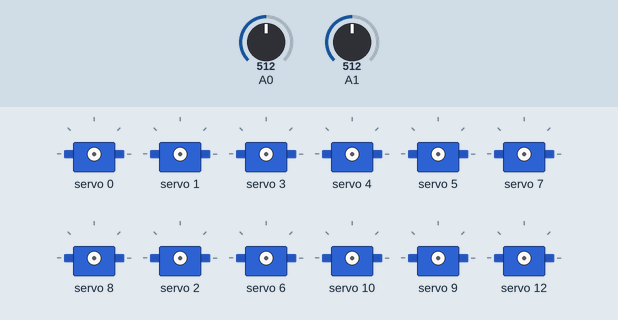
Simulated run of this sketch. Board: Arduino Uno, built with avr-gcc and run on an emulated ATmega328P. Shown: 12 × servo. Inputs (shaded band) come from the test bench; at power-on: A0 = 512, A1 = 512. What the sketch prints to the serial monitor is not drawn.

Above: at 1.2 s.
1.3 s: A0 set to 212
2.8 s: A0 set to 185
At 3.01 s:
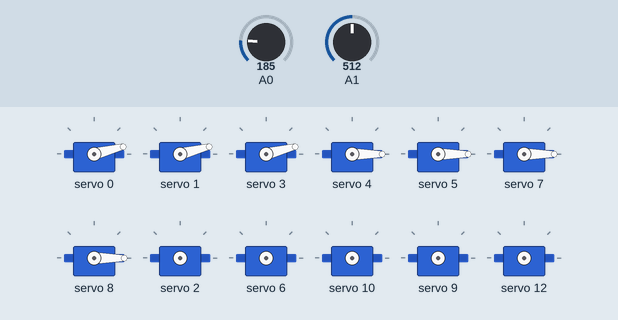
At 4.5 s:
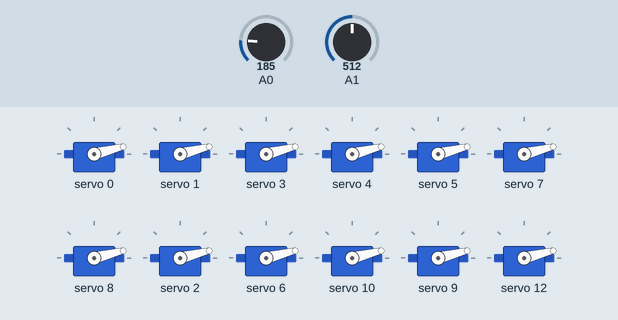
Timing chart, 0 to 12.8 s (numbered marks = the images above; inputs shaded):
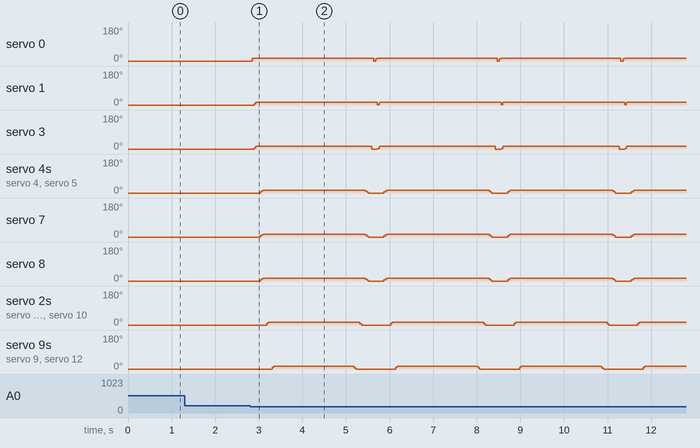

Measured:
- the behaviour switches between 200 and 199 on A0 (found by bisection; images 0 and 1)
- after the input at 1.3 s, every drawn part: stays the same
- after the input at 2.8 s, servo 0: 0° → 14° after 0.05 s, then repeats every 2.8 s: 0° 0.05 s, 11° 0.04 s, 14° 2.7 s; servo 1: 0° → 6° after 0.10 s, then repeats every 2.8 s: 14° 2.8 s, 1° 0.04 s, 12° 0.01 s

The sketch:

servoProject.ino
```cpp
#include <Wire.h>
#include <Adafruit_PWMServoDriver.h>

Adafruit_PWMServoDriver pwm = Adafruit_PWMServoDriver(0x40);
Adafruit_PWMServoDriver pwm1 = Adafruit_PWMServoDriver(0x41);
Adafruit_PWMServoDriver pwm2 = Adafruit_PWMServoDriver(0x42);

int servoMin = 115; // this is the 'minimum' pulse length count (out of 4096)
int servoMax = 170; // this is the 'maximum' pulse length count (out of 4096)

int ifRead1;
int ifRead2;

int servos1[] = {0, 1, 2, 3, 4, 5, 6, 7, 8, 9, 10, 11, 12, 13, 14, 15};
int servos2[] = {0, 1, 2, 3, 4, 5, 6, 7, 8, 9, 10, 11, 12, 13, 14, 15};
int servos3[] = {0, 1, 2};

int incomingByte = 0;

void setup() {
  Serial.begin(9600);

  pinMode(A0, INPUT);
  pinMode(A1, INPUT);

  pwm.begin();
  pwm.setPWMFreq(60);  // Analog servos run at ~60 Hz updates

  pwm1.begin();
  pwm1.setPWMFreq(60);

  pwm2.begin();
  pwm2.setPWMFreq(60);
}

void loop() {

ifRead1 = analogRead(A0);
ifRead2 = analogRead(A1);
Serial.println(ifRead2);

if (ifRead1 < 200){
  botRightAnimation();
}
//if (ifRead2 < 40){
//  botLeftAnimation();
//}

//if (Serial.available() > 0) {
//     // read the incoming byte:
//     incomingByte = Serial.read();
//     Serial.println(incomingByte);
//     if (incomingByte == 49){
//        botRightAnimation();
//     }
//     if (incomingByte == 50){
//        for (int i = 0; i < sizeof(servos2); i++){
//            for (int pulselen = servoMin; pulselen < servoMax; pulselen++) {
//                pwm1.setPWM(i, 0, pulselen);
//              }
//              delay(50);
//              for (int pulselen = servoMax; pulselen > servoMin; pulselen--) {
//                pwm1.setPWM(i, 0, pulselen);
//              }
//              delay(50);
//            }
//     }
//     if (incomingByte == 51){
//      for (int i = 0; i < sizeof(servos3); i++){
//            for (int pulselen = servoMin; pulselen < servoMax; pulselen++) {
//                pwm2.setPWM(i, 0, pulselen);
//              }
//              delay(50);
//              for (int pulselen = servoMax; pulselen > servoMin; pulselen--) {
//                pwm2.setPWM(i, 0, pulselen);
//              }
//              delay(50);
//            }
//     }
//
//}

//for (int i = 0; i < sizeof(servos); i++){
//    for (int pulselen = servoMin; pulselen < servoMax; pulselen++) {
//        pwm.setPWM(i, 0, pulselen);
//      }
//      delay(50);
//      for (int pulselen = servoMax; pulselen > servoMin; pulselen--) {
//        pwm.setPWM(i, 0, pulselen);
//      }
//      delay(50);
//    }
}

void botRightAnimation(){
  for (int pulselen = servoMin; pulselen < servoMax; pulselen++) {
        pwm.setPWM(0, 0, pulselen);
      }

      //next servo

      for (int pulselen = servoMin; pulselen < servoMax; pulselen++) {
        pwm.setPWM(1, 0, pulselen);
        pwm.setPWM(3, 0, pulselen);
      }

      //next servo

      for (int pulselen = servoMin; pulselen < servoMax; pulselen++) {
        pwm.setPWM(4, 0, pulselen);
        pwm.setPWM(5, 0, pulselen);
        pwm.setPWM(7, 0, pulselen);
        pwm.setPWM(8, 0, pulselen);
      }

      //next servo

      for (int pulselen = servoMin; pulselen < servoMax; pulselen++) {
        pwm.setPWM(2, 0, pulselen);
        pwm.setPWM(6, 0, pulselen);
        pwm.setPWM(10, 0, pulselen);
      }

      //next servo

      for (int pulselen = servoMin; pulselen < servoMax; pulselen++) {
        pwm.setPWM(9, 0, pulselen);
        pwm.setPWM(12, 0, pulselen);
        pwm.setPWM(14, 0, pulselen);
      }

      //next servo

      for (int pulselen = servoMin; pulselen < servoMax; pulselen++) {
        pwm.setPWM(11, 0, pulselen);
      }

      //next servo

      for (int pulselen = servoMin; pulselen < servoMax; pulselen++) {
        pwm.setPWM(13, 0, pulselen);
      }
      //next servo
      for (int pulselen = servoMin; pulselen < servoMax; pulselen++) {
        pwm.setPWM(15, 0, pulselen);
      }
      //next servo

      for (int pulselen = servoMin; pulselen < servoMax; pulselen++) {
        pwm1.setPWM(0, 0, pulselen);
      }
      //next servo

      for (int pulselen = servoMin; pulselen < servoMax; pulselen++) {
        pwm1.setPWM(1, 0, pulselen);
      }
      //next servo

      for (int pulselen = servoMin; pulselen < servoMax; pulselen++) {
        pwm1.setPWM(2, 0, pulselen);
      }
      //next servo

      for (int pulselen = servoMin; pulselen < servoMax; pulselen++) {
        pwm1.setPWM(3, 0, pulselen);
        pwm1.setPWM(4, 0, pulselen);
      }
      //next servo
      for (int pulselen = servoMin; pulselen < servoMax; pulselen++) {
        pwm1.setPWM(6, 0, pulselen);
        pwm1.setPWM(12, 0, pulselen);
        pwm1.setPWM(5, 0, pulselen);
      }
      //next servo
      for (int pulselen = servoMin; pulselen < servoMax; pulselen++) {
        pwm1.setPWM(13, 0, pulselen);
        pwm1.setPWM(14, 0, pulselen);
      }
      //next servo
      for (int pulselen = servoMin; pulselen < servoMax; pulselen++) {
        pwm1.setPWM(7, 0, pulselen);
        pwm1.setPWM(15, 0, pulselen);
      }
      //next servo
      for (int pulselen = servoMin; pulselen < servoMax; pulselen++) {
        pwm1.setPWM(8, 0, pulselen);
        pwm2.setPWM(2, 0, pulselen);
      }
      //next servo
      for (int pulselen = servoMin; pulselen < servoMax; pulselen++) {
        pwm1.setPWM(9, 0, pulselen);
      }
      //next servo
      for (int pulselen = servoMin; pulselen < servoMax; pulselen++) {
        pwm1.setPWM(10, 0, pulselen);
      }
      //next servo
      for (int pulselen = servoMin; pulselen < servoMax; pulselen++) {
        pwm1.setPWM(11, 0, pulselen);
      }
      //next servo
      for (int pulselen = servoMin; pulselen < servoMax; pulselen++) {
        pwm2.setPWM(1, 0, pulselen);
      }
      //next servo
      for (int pulselen = servoMin; pulselen < servoMax; pulselen++) {
        pwm2.setPWM(0, 0, pulselen);
      }
      //next servo

      //RETURN TO ZERO
      for (int pulselen = servoMax; pulselen > servoMin; pulselen--) {
        pwm2.setPWM(0, 0, pulselen);
      }
      for (int pulselen = servoMax; pulselen > servoMin; pulselen--) {
        pwm2.setPWM(1, 0, pulselen);
      }
      for (int pulselen = servoMax; pulselen > servoMin; pulselen--) {
        pwm1.setPWM(11, 0, pulselen);
      }
      for (int pulselen = servoMax; pulselen > servoMin; pulselen--) {
        pwm1.setPWM(10, 0, pulselen);
      }
      for (int pulselen = servoMax; pulselen > servoMin; pulselen--) {
        pwm1.setPWM(9, 0, pulselen);
      }
      for (int pulselen = servoMax; pulselen > servoMin; pulselen--) {
        pwm1.setPWM(8, 0, pulselen);
        pwm1.setPWM(2, 0, pulselen);
      }
      for (int pulselen = servoMax; pulselen > servoMin; pulselen--) {
        pwm1.setPWM(7, 0, pulselen);
        pwm1.setPWM(15, 0, pulselen);
      }
      for (int pulselen = servoMax; pulselen > servoMin; pulselen--) {
        pwm1.setPWM(13, 0, pulselen);
        pwm1.setPWM(14, 0, pulselen);
      }
      for (int pulselen = servoMax; pulselen > servoMin; pulselen--) {
        pwm1.setPWM(12, 0, pulselen);
        pwm1.setPWM(6, 0, pulselen);
        pwm1.setPWM(5, 0, pulselen);
      }
      for (int pulselen = servoMax; pulselen > servoMin; pulselen--) {
        pwm1.setPWM(3, 0, pulselen);
        pwm1.setPWM(4, 0, pulselen);
      }
      for (int pulselen = servoMax; pulselen > servoMin; pulselen--) {
        pwm1.setPWM(2, 0, pulselen);
      }
      for (int pulselen = servoMax; pulselen > servoMin; pulselen--) {
        pwm1.setPWM(1, 0, pulselen);
      }
      for (int pulselen = servoMax; pulselen > servoMin; pulselen--) {
        pwm1.setPWM(0, 0, pulselen);
      }
      for (int pulselen = servoMax; pulselen > servoMin; pulselen--) {
        pwm.setPWM(15, 0, pulselen);
      }
      for (int pulselen = servoMax; pulselen > servoMin; pulselen--) {
        pwm.setPWM(13, 0, pulselen);
      }
      for (int pulselen = servoMax; pulselen > servoMin; pulselen--) {
        pwm.setPWM(11, 0, pulselen);
      }
      for (int pulselen = servoMax; pulselen > servoMin; pulselen--) {
        pwm.setPWM(9, 0, pulselen);
        pwm.setPWM(12, 0, pulselen);
        pwm.setPWM(14, 0, pulselen);
      }
      for (int pulselen = servoMax; pulselen > servoMin; pulselen--) {
        pwm.setPWM(2, 0, pulselen);
        pwm.setPWM(6, 0, pulselen);
        pwm.setPWM(10, 0, pulselen);
      }
      for (int pulselen = servoMax; pulselen > servoMin; pulselen--) {
        pwm.setPWM(4, 0, pulselen);
        pwm.setPWM(5, 0, pulselen);
        pwm.setPWM(7, 0, pulselen);
        pwm.setPWM(8, 0, pulselen);
      }
      for (int pulselen = servoMax; pulselen > servoMin; pulselen--) {
        pwm.setPWM(3, 0, pulselen);
      }
      for (int pulselen = servoMax; pulselen > servoMin; pulselen--) {
        pwm.setPWM(0, 0, pulselen);
      }


}

void botLeftAnimation(){
  for (int pulselen = servoMin; pulselen < servoMax; pulselen++) {
        pwm1.setPWM(2, 0, pulselen);
      }
  //next servo
  for (int pulselen = servoMin; pulselen < servoMax; pulselen++) {
        pwm1.setPWM(1, 0, pulselen);
        pwm1.setPWM(3, 0, pulselen);
        pwm1.setPWM(4, 0, pulselen);
      }
  //next servo
  for (int pulselen = servoMin; pulselen < servoMax; pulselen++) {
        pwm1.setPWM(6, 0, pulselen);
        pwm1.setPWM(12, 0, pulselen);
        pwm1.setPWM(5, 0, pulselen);
      }
  //next servo
  for (int pulselen = servoMin; pulselen < servoMax; pulselen++) {
        pwm1.setPWM(0, 0, pulselen);
        pwm1.setPWM(13, 0, pulselen);
        pwm1.setPWM(14, 0, pulselen);
      }
  //next servo
  for (int pulselen = servoMin; pulselen < servoMax; pulselen++) {
        pwm1.setPWM(7, 0, pulselen);
        pwm1.setPWM(15, 0, pulselen);
        pwm.setPWM(15, 0, pulselen);
      }
  //next servo
  for (int pulselen = servoMin; pulselen < servoMax; pulselen++) {
        pwm.setPWM(11, 0, pulselen);
        pwm.setPWM(12, 0, pulselen);
        pwm1.setPWM(9, 0, pulselen);
      }
  //next servo
  for (int pulselen = servoMin; pulselen < servoMax; pulselen++) {
        pwm1.setPWM(10, 0, pulselen);
        pwm.setPWM(9, 0, pulselen);
        pwm.setPWM(10, 0, pulselen);
      }
  //next servo
  for (int pulselen = servoMin; pulselen < servoMax; pulselen++) {
        pwm1.setPWM(11, 0, pulselen);
        pwm.setPWM(5, 0, pulselen);
        pwm.setPWM(2, 0, pulselen);
      }
  //next servo
  for (int pulselen = servoMin; pulselen < servoMax; pulselen++) {
        pwm2.setPWM(1, 0, pulselen);
        pwm.setPWM(1, 0, pulselen);
        pwm.setPWM(8, 0, pulselen);
      }
  //next servo
  for (int pulselen = servoMin; pulselen < servoMax; pulselen++) {
        pwm2.setPWM(0, 0, pulselen);
        pwm.setPWM(4, 0, pulselen);
        pwm.setPWM(0, 0, pulselen);
      }
  //next servo
  for (int pulselen = servoMin; pulselen < servoMax; pulselen++) {
        pwm.setPWM(7, 0, pulselen);
        pwm.setPWM(3, 0, pulselen);
        pwm.setPWM(14, 0, pulselen);
      }
  //next servo
  for (int pulselen = servoMin; pulselen < servoMax; pulselen++) {
        pwm2.setPWM(6, 0, pulselen);
      }
  //next servo

  //RETURN TO ZERO
  for (int pulselen = servoMax; pulselen > servoMin; pulselen--) {
        pwm2.setPWM(6, 0, pulselen);
      }
  for (int pulselen = servoMax; pulselen > servoMin; pulselen--) {
        pwm.setPWM(7, 0, pulselen);
        pwm.setPWM(3, 0, pulselen);
        pwm.setPWM(14, 0, pulselen);
      }
  for (int pulselen = servoMax; pulselen > servoMin; pulselen--) {
        pwm2.setPWM(0, 0, pulselen);
        pwm.setPWM(4, 0, pulselen);
        pwm.setPWM(0, 0, pulselen);
      }
  for (int pulselen = servoMax; pulselen > servoMin; pulselen--) {
        pwm2.setPWM(1, 0, pulselen);
        pwm.setPWM(1, 0, pulselen);
        pwm.setPWM(8, 0, pulselen);
      }
  for (int pulselen = servoMax; pulselen > servoMin; pulselen--) {
        pwm1.setPWM(11, 0, pulselen);
        pwm.setPWM(5, 0, pulselen);
        pwm.setPWM(2, 0, pulselen);
      }
  for (int pulselen = servoMax; pulselen > servoMin; pulselen--) {
        pwm1.setPWM(10, 0, pulselen);
        pwm.setPWM(9, 0, pulselen);
        pwm.setPWM(10, 0, pulselen);
      }
  for (int pulselen = servoMax; pulselen > servoMin; pulselen--) {
        pwm.setPWM(11, 0, pulselen);
        pwm.setPWM(12, 0, pulselen);
        pwm1.setPWM(9, 0, pulselen);
      }
  for (int pulselen = servoMax; pulselen > servoMin; pulselen--) {
        pwm1.setPWM(7, 0, pulselen);
        pwm1.setPWM(15, 0, pulselen);
        pwm.setPWM(15, 0, pulselen);
      }
  for (int pulselen = servoMax; pulselen > servoMin; pulselen--) {
        pwm1.setPWM(0, 0, pulselen);
        pwm1.setPWM(13, 0, pulselen);
        pwm1.setPWM(14, 0, pulselen);
      }
  for (int pulselen = servoMax; pulselen > servoMin; pulselen--) {
        pwm1.setPWM(6, 0, pulselen);
        pwm1.setPWM(12, 0, pulselen);
        pwm1.setPWM(5, 0, pulselen);
      }
  for (int pulselen = servoMax; pulselen > servoMin; pulselen--) {
        pwm1.setPWM(1, 0, pulselen);
        pwm1.setPWM(3, 0, pulselen);
        pwm1.setPWM(4, 0, pulselen);
      }
  for (int pulselen = servoMax; pulselen > servoMin; pulselen--) {
        pwm1.setPWM(2, 0, pulselen);
      }
}


// you can use this function if you'd like to set the pulse length in seconds
// e.g. setServoPulse(0, 0.001) is a ~1 millisecond pulse width. its not precise!
void setServoPulse(uint8_t n, double pulse) {
  double pulselength;

  pulselength = 1000000;   // 1,000,000 us per second
  pulselength /= 60;   // 60 Hz
  Serial.print(pulselength); Serial.println(" us per period");
  pulselength /= 4096;  // 12 bits of resolution
  Serial.print(pulselength); Serial.println(" us per bit");
  pulse *= 1000;
  pulse /= pulselength;
  Serial.println(pulse);
  pwm.setPWM(n, 0, pulse);
}
```
